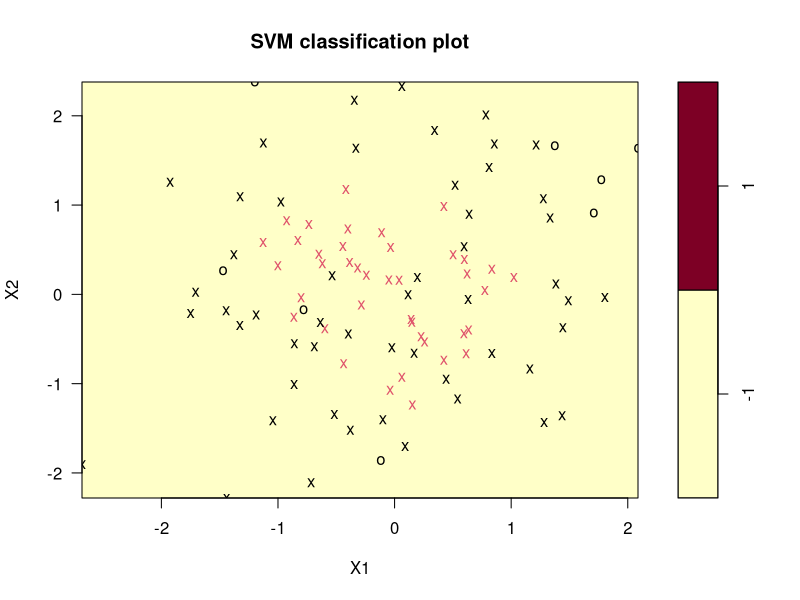
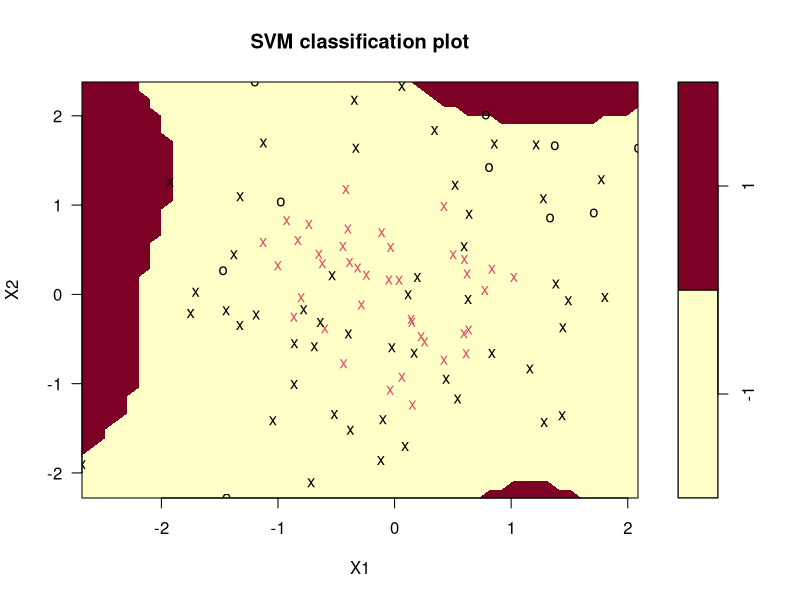
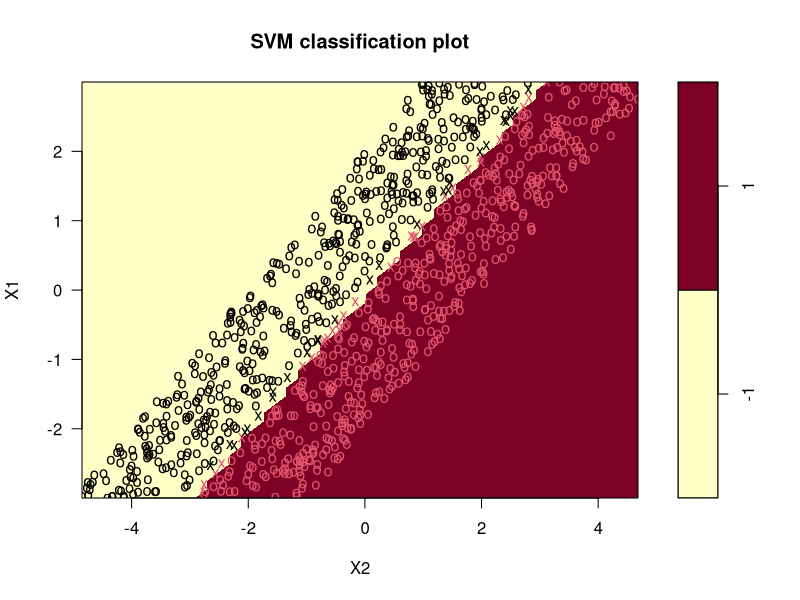

Source code (R) for these figures, in order: (Note: this script raises an error after producing the figures.)
## TP Support Vector Machines
library(e1071)
n=500
b=runif(n,min=0,max=2)
bprim=runif(n,min=-2,max=0)
x=runif(n,min=-3,max=3)
xprim=runif(n,min=-3,max=3)
x1=c(x,xprim)
x2=c(b+x,bprim+xprim)
y=c(rep(1,n),rep(-1,n))
Z=data.frame(X1=x1,X2=x2,classe=y)
Z$classe=as.factor(Z$classe)
svmlinear=svm(classe~.,data=Z,kernel="linear",cost=20)
png(file = "svmlinear.png", width = 800, height = 700)
plot(svmlinear,data=Z)
dev.off()
## vecteurs supports/indices/intercept
xi=svmlinear$SV
alphaygreci=svmlinear$coefs
beta0=svmlinear$rho
svmlinear$index
## Eq. de l'hyperplan séparateur en fonction de x 
## sum(alphaygreci*t(xi)%*%x+beta0=0)

## Prendre cost proche de l'infini pour retrouve le SVM non flexible.
## Remarque : le SVM non flexible est basé sur un faible nombre de vecteurs supports
## prédiction sur l'échantillon d'entraînement
pred=predict(svmlinear,Z)
tab=table(Predits=pred,Obs=Z$classe)
tab
## Erreur d'entraînement : 1-sum(diag(tab))/(taille de l'échantillon d'apprentissage)

## Erreur test : on prend un échantillon test Ztilde et on predit :
#pred=predict(svmlinear,Ztilde)
#tabtilde=table(Predits=pred,Obs=Ztilde$classe)
#tabtilde
#Erreur test : 1-sum(diag(tabtilde))/(taille de l'échantillon test)

## Si l'on enlève l'option sur le noyau, on utilise les SVM à noyau gaussien.
svmgauss=svm(classe~.,data=Z)

## Exercice 1 : Exemple 2
p=3
n=100
X=matrix(rnorm(n*p),nr=n)
y=2*(apply(X^2,1,sum)<sqrt(p))-1
Z=data.frame(cbind(X,y))
colnames(Z)[p+1]="classe"
colnames(Z)[1:p]=paste("X", 1:p, sep="")
Z$classe=as.factor(Z$classe)
svmex2=svm(classe~.,data=Z,kernel="polynomial")
svmex2bis=svm(classe~.,data=Z,kernel="polynomial",degree=5)
#png(file = "svmex2.png", width = 800, height = 700)
plot(svmex2,data=Z,X2~X1,slice=list(X3=mean(Z$X3)))
## Ne fonctionne pas !! Utiliser un noyau de degré pair pour ce problème
#dev.off()
#png(file = "svmex2bis.png", width = 800, height = 700)
plot(svmex2bis,data=Z,X2~X1,slice=list(X3=mean(Z$X3)))
#dev.off()
## Noyau gaussien
svmex2tri=svm(classe~.,data=Z)

## calibrage des paramètres
tune.svm(classe~., data = Z,gamma = 2^(-7:0), cost = 2^(-2:3))
## Classifieur optimal obtenu pour gamma=0.5 et cost=1)
svmopt=svm(classe~.,data=Z,gamma=0.5,cost=1)

## Erreur test pour le choix optimal
p=3
ntest=100
Xtest=matrix(rnorm(ntest*p),nr=ntest)
ytest=2*(apply(Xtest^2,1,sum)<sqrt(p))-1
Ztest=data.frame(cbind(Xtest,ytest))
colnames(Ztest)[p+1]="classe"
colnames(Ztest)[1:p]=paste("X", 1:p, sep="")
Ztest$classe=as.factor(Ztest$classe)

predtest=predict(svmopt,Ztest)
tabtest=table(Predits=predtest,Obs=Ztest$classe)
tabtest
erreurclassiftest=1-sum(diag(tabtest))/ntest
erreurclassiftest

## polynomial
## calibrage des paramètres
tune.svm(classe~., data = Z,gamma = 2^(-7:0), kernel="polynomial", degree=c(2,4,6), cost = 2^(-2:3))
## Classifieur optimal obtenu pour degree=2, gamma=0.5 et cost=1)
svmoptpoly=svm(classe~.,data=Z,kernel="polynomial",gamma=0.5,degree=2,cost=1)
predtestpoly=predict(svmoptpoly,Ztest)
tabtest=table(Predits=predtest,Obs=Ztest$classe)
tabtest
erreurclassiftestpoly=1-sum(diag(tabtest))/ntest
erreurclassiftestpoly

## Utilisation de slice (tranche) : on choisit deux variables
## et on prend une tranche en fixant les valeurs des variables restantes
## Le plus naturel est de prendre la moyenne.

## Si on
liste=liste(X3=mean(Z$X3))
for (i in 4:p){
  liste=cbind(liste,X4=mean$X4)
}
## plot(svmex2Q10,data=Z,X2~X1,slice=liste))

## Exercice 2 : IRIS

data(iris)
str(iris)
library(ggplot2)
qplot(Petal.Length,Petal.Width,data=iris,color= Species)

# IRIS et SVM

svmiris=svm(Species~.,data=iris,kernel="linear")
## Le choix par défaut est "radial", i.e. noyau gaussien
summary(svmiris)
plot(svmiris,data=iris,Petal.Width~Petal.Length,,slice=list(Sepal.Width=3,Sepal.Length=5))
print(svmiris$coefs)
## Matrice de confusion
pred=predict(svmiris,iris)
tab=table(Predits=pred,Obs=iris$Species)
tab

#Support Vector Machine
library(e1071)
svmiris=svm(Species~.,data=iris,kernel="linear")
## Le choix par défaut est "radial", i.e. noyau gaussien
summary(svmiris)
plot(svmiris,data=iris,Petal.Width~Petal.Length,,slice=list(Sepal.Width=3,Sepal.Length=5))
print(svmiris.coef_)
## Matrice de confusion
pred=predict(svmiris,iris)
tab=table(Predits=pred,Obs=iris$Species)
tab

## On peut à nouveau envisager de calibrer les paramètres de manière à minimiser l'erreur.
## On sélectionne au hasard 100 individus.
IndTrain=sample(1:150,size=100,replace=FALSE)
iristrain=iris[IndTrain,]
iristest=iris[-IndTrain,]
tune.svm(Species~.,data=iristrain,gamma=seq(0.1,2,by=0.2),cost=seq(0.1,10,by=0.4))
## choix optimal, gam=0.1,cost=4.1 (sur mon exemple)
svmoptiris=svm(Species~.,data=iristrain,gamma=0.1,cost=4.1)
predtest=predict(svmoptiris,iristest)
tab=table(Predits=predtest,Obs=iristest$Species)
tab

## Exercice 3 (proche projet)
